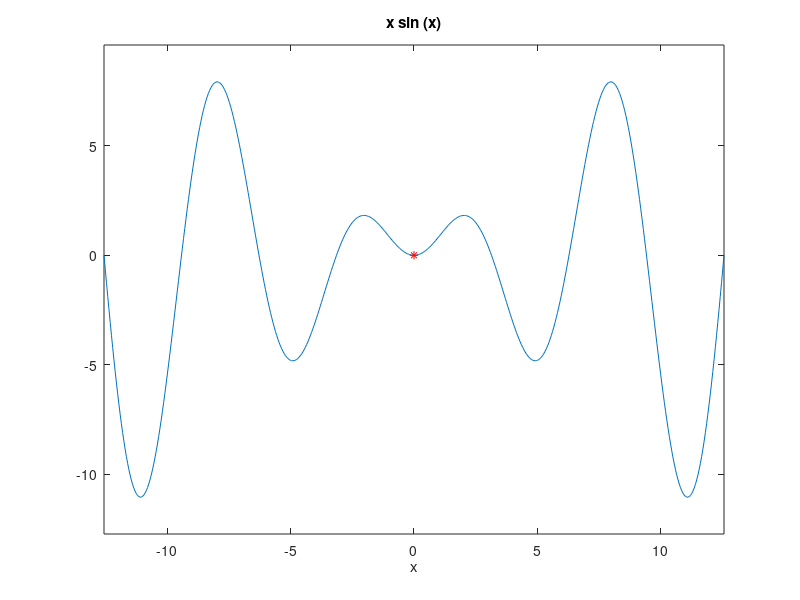

Recreate this plot in MATLAB. (Note: this script raises an error after producing the figure.)
%% Function handles.
%
% * Create a function handle to represent 
% the function g(x) = x.*sin(x).
%%
g = @(x) x.*sin(x);

% * Plot this function over the domain [-4*pi, 4*pi] 
% using ezplot.
%%
figure(1)
ezplot(g, [-4*pi, 4*pi])

% * Find a root of this function near x0 = pi/2 using fzero. 
%%
zeroLocation = fzero(g, pi/2);

% Add this point
%   to the plot.

%%
hold on
plot(zeroLocation, 0, 'r*')
hold off

ax = gca;
ax.XAxisLocation = 'origin';
ax.YAxisLocation = 'origin';

% * What is the area under g between 0 and pi? 
% Hint: use integral.
%%
areaG = integral(g, 0, pi);

% * Create a function to represent the function 
% f(x, y) = x.*y.*exp(-x.^2-y.^2).
%%
f = @(x, y) x.*y.*exp(-x.^2-y.^2);

% * Visualise this function as a surface using ezsurf 
% and the default
%   domain.
figure(2)
ezsurf(f)